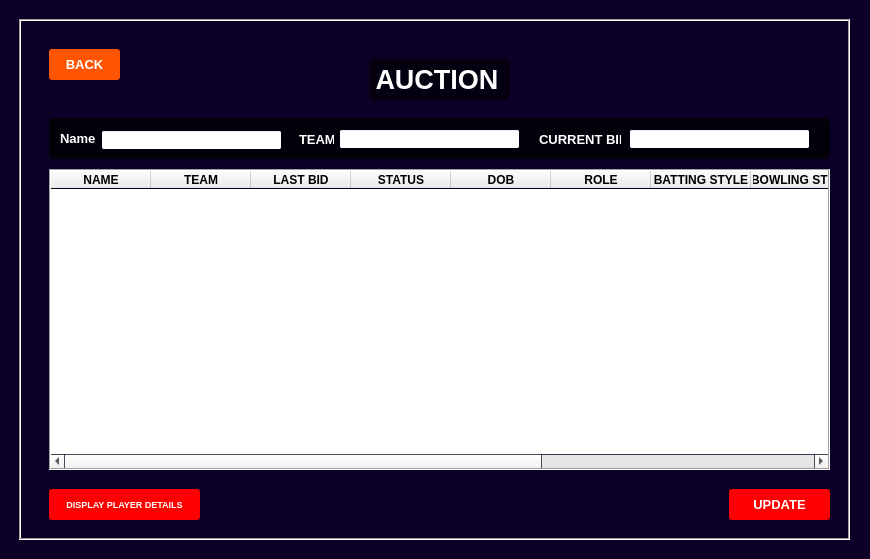
<?xml version="1.0" encoding="UTF-8"?>
<ui version="4.0">
 <class>MainWindow_playersA</class>
 <widget class="QMainWindow" name="MainWindow_playersA">
  <property name="geometry">
   <rect>
    <x>0</x>
    <y>0</y>
    <width>870</width>
    <height>559</height>
   </rect>
  </property>
  <property name="palette">
   <palette>
    <active>
     <colorrole role="Base">
      <brush brushstyle="SolidPattern">
       <color alpha="255">
        <red>255</red>
        <green>255</green>
        <blue>255</blue>
       </color>
      </brush>
     </colorrole>
     <colorrole role="Window">
      <brush brushstyle="SolidPattern">
       <color alpha="255">
        <red>12</red>
        <green>0</green>
        <blue>38</blue>
       </color>
      </brush>
     </colorrole>
    </active>
    <inactive>
     <colorrole role="Base">
      <brush brushstyle="SolidPattern">
       <color alpha="255">
        <red>255</red>
        <green>255</green>
        <blue>255</blue>
       </color>
      </brush>
     </colorrole>
     <colorrole role="Window">
      <brush brushstyle="SolidPattern">
       <color alpha="255">
        <red>12</red>
        <green>0</green>
        <blue>38</blue>
       </color>
      </brush>
     </colorrole>
    </inactive>
    <disabled>
     <colorrole role="Base">
      <brush brushstyle="SolidPattern">
       <color alpha="255">
        <red>12</red>
        <green>0</green>
        <blue>38</blue>
       </color>
      </brush>
     </colorrole>
     <colorrole role="Window">
      <brush brushstyle="SolidPattern">
       <color alpha="255">
        <red>12</red>
        <green>0</green>
        <blue>38</blue>
       </color>
      </brush>
     </colorrole>
    </disabled>
   </palette>
  </property>
  <property name="windowTitle">
   <string>MainWindow</string>
  </property>
  <widget class="QWidget" name="centralwidget">
   <widget class="QFrame" name="frame">
    <property name="geometry">
     <rect>
      <x>19</x>
      <y>19</y>
      <width>831</width>
      <height>521</height>
     </rect>
    </property>
    <property name="styleSheet">
     <string notr="true"/>
    </property>
    <property name="frameShape">
     <enum>QFrame::Box</enum>
    </property>
    <property name="frameShadow">
     <enum>QFrame::Sunken</enum>
    </property>
    <widget class="QPushButton" name="pushButton_back">
     <property name="geometry">
      <rect>
       <x>30</x>
       <y>30</y>
       <width>71</width>
       <height>31</height>
      </rect>
     </property>
     <property name="palette">
      <palette>
       <active>
        <colorrole role="WindowText">
         <brush brushstyle="SolidPattern">
          <color alpha="255">
           <red>255</red>
           <green>255</green>
           <blue>255</blue>
          </color>
         </brush>
        </colorrole>
        <colorrole role="Button">
         <brush brushstyle="SolidPattern">
          <color alpha="255">
           <red>255</red>
           <green>85</green>
           <blue>0</blue>
          </color>
         </brush>
        </colorrole>
        <colorrole role="Text">
         <brush brushstyle="SolidPattern">
          <color alpha="255">
           <red>255</red>
           <green>255</green>
           <blue>255</blue>
          </color>
         </brush>
        </colorrole>
        <colorrole role="ButtonText">
         <brush brushstyle="SolidPattern">
          <color alpha="255">
           <red>255</red>
           <green>255</green>
           <blue>255</blue>
          </color>
         </brush>
        </colorrole>
        <colorrole role="Base">
         <brush brushstyle="SolidPattern">
          <color alpha="255">
           <red>255</red>
           <green>85</green>
           <blue>0</blue>
          </color>
         </brush>
        </colorrole>
        <colorrole role="Window">
         <brush brushstyle="SolidPattern">
          <color alpha="255">
           <red>255</red>
           <green>85</green>
           <blue>0</blue>
          </color>
         </brush>
        </colorrole>
       </active>
       <inactive>
        <colorrole role="WindowText">
         <brush brushstyle="SolidPattern">
          <color alpha="255">
           <red>255</red>
           <green>255</green>
           <blue>255</blue>
          </color>
         </brush>
        </colorrole>
        <colorrole role="Button">
         <brush brushstyle="SolidPattern">
          <color alpha="255">
           <red>255</red>
           <green>85</green>
           <blue>0</blue>
          </color>
         </brush>
        </colorrole>
        <colorrole role="Text">
         <brush brushstyle="SolidPattern">
          <color alpha="255">
           <red>255</red>
           <green>255</green>
           <blue>255</blue>
          </color>
         </brush>
        </colorrole>
        <colorrole role="ButtonText">
         <brush brushstyle="SolidPattern">
          <color alpha="255">
           <red>255</red>
           <green>255</green>
           <blue>255</blue>
          </color>
         </brush>
        </colorrole>
        <colorrole role="Base">
         <brush brushstyle="SolidPattern">
          <color alpha="255">
           <red>255</red>
           <green>85</green>
           <blue>0</blue>
          </color>
         </brush>
        </colorrole>
        <colorrole role="Window">
         <brush brushstyle="SolidPattern">
          <color alpha="255">
           <red>255</red>
           <green>85</green>
           <blue>0</blue>
          </color>
         </brush>
        </colorrole>
       </inactive>
       <disabled>
        <colorrole role="WindowText">
         <brush brushstyle="SolidPattern">
          <color alpha="255">
           <red>255</red>
           <green>255</green>
           <blue>255</blue>
          </color>
         </brush>
        </colorrole>
        <colorrole role="Button">
         <brush brushstyle="SolidPattern">
          <color alpha="255">
           <red>255</red>
           <green>85</green>
           <blue>0</blue>
          </color>
         </brush>
        </colorrole>
        <colorrole role="Text">
         <brush brushstyle="SolidPattern">
          <color alpha="255">
           <red>255</red>
           <green>255</green>
           <blue>255</blue>
          </color>
         </brush>
        </colorrole>
        <colorrole role="ButtonText">
         <brush brushstyle="SolidPattern">
          <color alpha="255">
           <red>255</red>
           <green>255</green>
           <blue>255</blue>
          </color>
         </brush>
        </colorrole>
        <colorrole role="Base">
         <brush brushstyle="SolidPattern">
          <color alpha="255">
           <red>255</red>
           <green>85</green>
           <blue>0</blue>
          </color>
         </brush>
        </colorrole>
        <colorrole role="Window">
         <brush brushstyle="SolidPattern">
          <color alpha="255">
           <red>255</red>
           <green>85</green>
           <blue>0</blue>
          </color>
         </brush>
        </colorrole>
       </disabled>
      </palette>
     </property>
     <property name="font">
      <font>
       <pointsize>10</pointsize>
       <weight>75</weight>
       <bold>true</bold>
      </font>
     </property>
     <property name="autoFillBackground">
      <bool>false</bool>
     </property>
     <property name="styleSheet">
      <string notr="true">QPushButton{
  border-style: outset;	
  color: rgb(255, 255, 255);
  text-shadow: 2px 2px 2px red;
 background-color: rgb(255, 85, 0);
  border-radius: 3px;
}</string>
     </property>
     <property name="text">
      <string>BACK</string>
     </property>
    </widget>
    <widget class="QLabel" name="label_16">
     <property name="geometry">
      <rect>
       <x>350</x>
       <y>40</y>
       <width>141</width>
       <height>41</height>
      </rect>
     </property>
     <property name="palette">
      <palette>
       <active>
        <colorrole role="WindowText">
         <brush brushstyle="SolidPattern">
          <color alpha="255">
           <red>255</red>
           <green>255</green>
           <blue>255</blue>
          </color>
         </brush>
        </colorrole>
        <colorrole role="Button">
         <brush brushstyle="SolidPattern">
          <color alpha="153">
           <red>0</red>
           <green>0</green>
           <blue>0</blue>
          </color>
         </brush>
        </colorrole>
        <colorrole role="Base">
         <brush brushstyle="SolidPattern">
          <color alpha="153">
           <red>0</red>
           <green>0</green>
           <blue>0</blue>
          </color>
         </brush>
        </colorrole>
        <colorrole role="Window">
         <brush brushstyle="SolidPattern">
          <color alpha="153">
           <red>0</red>
           <green>0</green>
           <blue>0</blue>
          </color>
         </brush>
        </colorrole>
       </active>
       <inactive>
        <colorrole role="WindowText">
         <brush brushstyle="SolidPattern">
          <color alpha="255">
           <red>255</red>
           <green>255</green>
           <blue>255</blue>
          </color>
         </brush>
        </colorrole>
        <colorrole role="Button">
         <brush brushstyle="SolidPattern">
          <color alpha="153">
           <red>0</red>
           <green>0</green>
           <blue>0</blue>
          </color>
         </brush>
        </colorrole>
        <colorrole role="Base">
         <brush brushstyle="SolidPattern">
          <color alpha="153">
           <red>0</red>
           <green>0</green>
           <blue>0</blue>
          </color>
         </brush>
        </colorrole>
        <colorrole role="Window">
         <brush brushstyle="SolidPattern">
          <color alpha="153">
           <red>0</red>
           <green>0</green>
           <blue>0</blue>
          </color>
         </brush>
        </colorrole>
       </inactive>
       <disabled>
        <colorrole role="WindowText">
         <brush brushstyle="SolidPattern">
          <color alpha="255">
           <red>120</red>
           <green>120</green>
           <blue>120</blue>
          </color>
         </brush>
        </colorrole>
        <colorrole role="Button">
         <brush brushstyle="SolidPattern">
          <color alpha="153">
           <red>0</red>
           <green>0</green>
           <blue>0</blue>
          </color>
         </brush>
        </colorrole>
        <colorrole role="Base">
         <brush brushstyle="SolidPattern">
          <color alpha="153">
           <red>0</red>
           <green>0</green>
           <blue>0</blue>
          </color>
         </brush>
        </colorrole>
        <colorrole role="Window">
         <brush brushstyle="SolidPattern">
          <color alpha="153">
           <red>0</red>
           <green>0</green>
           <blue>0</blue>
          </color>
         </brush>
        </colorrole>
       </disabled>
      </palette>
     </property>
     <property name="font">
      <font>
       <pointsize>20</pointsize>
       <weight>75</weight>
       <bold>true</bold>
       <underline>false</underline>
       <strikeout>false</strikeout>
       <kerning>true</kerning>
      </font>
     </property>
     <property name="styleSheet">
      <string notr="true">background-color: rgba(0, 0, 0, 0.6);
border-radius:5px;</string>
     </property>
     <property name="text">
      <string> AUCTION</string>
     </property>
    </widget>
    <widget class="QTableWidget" name="tableWidget_players">
     <property name="geometry">
      <rect>
       <x>30</x>
       <y>150</y>
       <width>781</width>
       <height>301</height>
      </rect>
     </property>
     <property name="sizePolicy">
      <sizepolicy hsizetype="Expanding" vsizetype="Expanding">
       <horstretch>0</horstretch>
       <verstretch>0</verstretch>
      </sizepolicy>
     </property>
     <property name="font">
      <font>
       <weight>75</weight>
       <bold>true</bold>
      </font>
     </property>
     <property name="autoFillBackground">
      <bool>false</bool>
     </property>
     <property name="frameShape">
      <enum>QFrame::Box</enum>
     </property>
     <property name="editTriggers">
      <set>QAbstractItemView::NoEditTriggers</set>
     </property>
     <property name="dragEnabled">
      <bool>true</bool>
     </property>
     <property name="dragDropMode">
      <enum>QAbstractItemView::NoDragDrop</enum>
     </property>
     <property name="alternatingRowColors">
      <bool>true</bool>
     </property>
     <property name="selectionMode">
      <enum>QAbstractItemView::SingleSelection</enum>
     </property>
     <property name="selectionBehavior">
      <enum>QAbstractItemView::SelectRows</enum>
     </property>
     <property name="iconSize">
      <size>
       <width>0</width>
       <height>0</height>
      </size>
     </property>
     <property name="showGrid">
      <bool>false</bool>
     </property>
     <property name="gridStyle">
      <enum>Qt::SolidLine</enum>
     </property>
     <property name="sortingEnabled">
      <bool>false</bool>
     </property>
     <column>
      <property name="text">
       <string>NAME</string>
      </property>
     </column>
     <column>
      <property name="text">
       <string>TEAM</string>
      </property>
     </column>
     <column>
      <property name="text">
       <string>LAST BID</string>
      </property>
     </column>
     <column>
      <property name="text">
       <string>STATUS</string>
      </property>
     </column>
     <column>
      <property name="text">
       <string>DOB</string>
      </property>
     </column>
     <column>
      <property name="text">
       <string>ROLE</string>
      </property>
     </column>
     <column>
      <property name="text">
       <string>BATTING STYLE</string>
      </property>
     </column>
     <column>
      <property name="text">
       <string>BOWLING STYLE</string>
      </property>
     </column>
     <column>
      <property name="text">
       <string>MATCHES</string>
      </property>
     </column>
     <column>
      <property name="text">
       <string>RUNS</string>
      </property>
     </column>
     <column>
      <property name="text">
       <string>WICKETS</string>
      </property>
     </column>
    </widget>
    <widget class="QPushButton" name="pushButton_update">
     <property name="geometry">
      <rect>
       <x>710</x>
       <y>470</y>
       <width>101</width>
       <height>31</height>
      </rect>
     </property>
     <property name="palette">
      <palette>
       <active>
        <colorrole role="WindowText">
         <brush brushstyle="SolidPattern">
          <color alpha="255">
           <red>255</red>
           <green>255</green>
           <blue>255</blue>
          </color>
         </brush>
        </colorrole>
        <colorrole role="Button">
         <brush brushstyle="SolidPattern">
          <color alpha="255">
           <red>255</red>
           <green>0</green>
           <blue>0</blue>
          </color>
         </brush>
        </colorrole>
        <colorrole role="Text">
         <brush brushstyle="SolidPattern">
          <color alpha="255">
           <red>255</red>
           <green>255</green>
           <blue>255</blue>
          </color>
         </brush>
        </colorrole>
        <colorrole role="ButtonText">
         <brush brushstyle="SolidPattern">
          <color alpha="255">
           <red>255</red>
           <green>255</green>
           <blue>255</blue>
          </color>
         </brush>
        </colorrole>
        <colorrole role="Base">
         <brush brushstyle="SolidPattern">
          <color alpha="255">
           <red>255</red>
           <green>0</green>
           <blue>0</blue>
          </color>
         </brush>
        </colorrole>
        <colorrole role="Window">
         <brush brushstyle="SolidPattern">
          <color alpha="255">
           <red>255</red>
           <green>0</green>
           <blue>0</blue>
          </color>
         </brush>
        </colorrole>
       </active>
       <inactive>
        <colorrole role="WindowText">
         <brush brushstyle="SolidPattern">
          <color alpha="255">
           <red>255</red>
           <green>255</green>
           <blue>255</blue>
          </color>
         </brush>
        </colorrole>
        <colorrole role="Button">
         <brush brushstyle="SolidPattern">
          <color alpha="255">
           <red>255</red>
           <green>0</green>
           <blue>0</blue>
          </color>
         </brush>
        </colorrole>
        <colorrole role="Text">
         <brush brushstyle="SolidPattern">
          <color alpha="255">
           <red>255</red>
           <green>255</green>
           <blue>255</blue>
          </color>
         </brush>
        </colorrole>
        <colorrole role="ButtonText">
         <brush brushstyle="SolidPattern">
          <color alpha="255">
           <red>255</red>
           <green>255</green>
           <blue>255</blue>
          </color>
         </brush>
        </colorrole>
        <colorrole role="Base">
         <brush brushstyle="SolidPattern">
          <color alpha="255">
           <red>255</red>
           <green>0</green>
           <blue>0</blue>
          </color>
         </brush>
        </colorrole>
        <colorrole role="Window">
         <brush brushstyle="SolidPattern">
          <color alpha="255">
           <red>255</red>
           <green>0</green>
           <blue>0</blue>
          </color>
         </brush>
        </colorrole>
       </inactive>
       <disabled>
        <colorrole role="WindowText">
         <brush brushstyle="SolidPattern">
          <color alpha="255">
           <red>255</red>
           <green>255</green>
           <blue>255</blue>
          </color>
         </brush>
        </colorrole>
        <colorrole role="Button">
         <brush brushstyle="SolidPattern">
          <color alpha="255">
           <red>255</red>
           <green>0</green>
           <blue>0</blue>
          </color>
         </brush>
        </colorrole>
        <colorrole role="Text">
         <brush brushstyle="SolidPattern">
          <color alpha="255">
           <red>255</red>
           <green>255</green>
           <blue>255</blue>
          </color>
         </brush>
        </colorrole>
        <colorrole role="ButtonText">
         <brush brushstyle="SolidPattern">
          <color alpha="255">
           <red>255</red>
           <green>255</green>
           <blue>255</blue>
          </color>
         </brush>
        </colorrole>
        <colorrole role="Base">
         <brush brushstyle="SolidPattern">
          <color alpha="255">
           <red>255</red>
           <green>0</green>
           <blue>0</blue>
          </color>
         </brush>
        </colorrole>
        <colorrole role="Window">
         <brush brushstyle="SolidPattern">
          <color alpha="255">
           <red>255</red>
           <green>0</green>
           <blue>0</blue>
          </color>
         </brush>
        </colorrole>
       </disabled>
      </palette>
     </property>
     <property name="font">
      <font>
       <pointsize>10</pointsize>
       <weight>75</weight>
       <bold>true</bold>
      </font>
     </property>
     <property name="autoFillBackground">
      <bool>false</bool>
     </property>
     <property name="styleSheet">
      <string notr="true">QPushButton{
  border-style: outset;	
  color: rgb(255, 255, 255);
  text-shadow: 2px 2px 2px red;
  background-color: rgb(255, 0, 0);
  border-radius: 3px;
}</string>
     </property>
     <property name="text">
      <string>UPDATE</string>
     </property>
    </widget>
    <widget class="QLabel" name="label_2">
     <property name="geometry">
      <rect>
       <x>520</x>
       <y>110</y>
       <width>82</width>
       <height>21</height>
      </rect>
     </property>
     <property name="palette">
      <palette>
       <active>
        <colorrole role="WindowText">
         <brush brushstyle="SolidPattern">
          <color alpha="255">
           <red>255</red>
           <green>255</green>
           <blue>255</blue>
          </color>
         </brush>
        </colorrole>
       </active>
       <inactive>
        <colorrole role="WindowText">
         <brush brushstyle="SolidPattern">
          <color alpha="255">
           <red>255</red>
           <green>255</green>
           <blue>255</blue>
          </color>
         </brush>
        </colorrole>
       </inactive>
       <disabled>
        <colorrole role="WindowText">
         <brush brushstyle="SolidPattern">
          <color alpha="255">
           <red>120</red>
           <green>120</green>
           <blue>120</blue>
          </color>
         </brush>
        </colorrole>
       </disabled>
      </palette>
     </property>
     <property name="font">
      <font>
       <pointsize>10</pointsize>
       <weight>75</weight>
       <bold>true</bold>
      </font>
     </property>
     <property name="text">
      <string>CURRENT BID</string>
     </property>
    </widget>
    <widget class="QLineEdit" name="lineEdit_team">
     <property name="geometry">
      <rect>
       <x>320</x>
       <y>110</y>
       <width>181</width>
       <height>20</height>
      </rect>
     </property>
     <property name="font">
      <font>
       <pointsize>12</pointsize>
      </font>
     </property>
     <property name="readOnly">
      <bool>true</bool>
     </property>
    </widget>
    <widget class="QLabel" name="label_4">
     <property name="geometry">
      <rect>
       <x>280</x>
       <y>110</y>
       <width>35</width>
       <height>21</height>
      </rect>
     </property>
     <property name="palette">
      <palette>
       <active>
        <colorrole role="WindowText">
         <brush brushstyle="SolidPattern">
          <color alpha="255">
           <red>255</red>
           <green>255</green>
           <blue>255</blue>
          </color>
         </brush>
        </colorrole>
       </active>
       <inactive>
        <colorrole role="WindowText">
         <brush brushstyle="SolidPattern">
          <color alpha="255">
           <red>255</red>
           <green>255</green>
           <blue>255</blue>
          </color>
         </brush>
        </colorrole>
       </inactive>
       <disabled>
        <colorrole role="WindowText">
         <brush brushstyle="SolidPattern">
          <color alpha="255">
           <red>120</red>
           <green>120</green>
           <blue>120</blue>
          </color>
         </brush>
        </colorrole>
       </disabled>
      </palette>
     </property>
     <property name="font">
      <font>
       <pointsize>10</pointsize>
       <weight>75</weight>
       <bold>true</bold>
      </font>
     </property>
     <property name="text">
      <string>TEAM</string>
     </property>
    </widget>
    <widget class="QLineEdit" name="lineEdit_cbid">
     <property name="geometry">
      <rect>
       <x>610</x>
       <y>110</y>
       <width>181</width>
       <height>20</height>
      </rect>
     </property>
     <property name="font">
      <font>
       <pointsize>12</pointsize>
      </font>
     </property>
     <property name="readOnly">
      <bool>true</bool>
     </property>
    </widget>
    <widget class="QLabel" name="label_5">
     <property name="geometry">
      <rect>
       <x>10</x>
       <y>10</y>
       <width>811</width>
       <height>501</height>
      </rect>
     </property>
     <property name="text">
      <string/>
     </property>
     <property name="pixmap">
      <pixmap>images/ux-design-studio-by-thence-designing-for-outcomes-not-outputs-3943.jpg</pixmap>
     </property>
    </widget>
    <widget class="QPushButton" name="pushButton_dpd">
     <property name="geometry">
      <rect>
       <x>30</x>
       <y>470</y>
       <width>151</width>
       <height>31</height>
      </rect>
     </property>
     <property name="palette">
      <palette>
       <active>
        <colorrole role="WindowText">
         <brush brushstyle="SolidPattern">
          <color alpha="255">
           <red>255</red>
           <green>255</green>
           <blue>255</blue>
          </color>
         </brush>
        </colorrole>
        <colorrole role="Button">
         <brush brushstyle="SolidPattern">
          <color alpha="255">
           <red>255</red>
           <green>0</green>
           <blue>0</blue>
          </color>
         </brush>
        </colorrole>
        <colorrole role="Text">
         <brush brushstyle="SolidPattern">
          <color alpha="255">
           <red>255</red>
           <green>255</green>
           <blue>255</blue>
          </color>
         </brush>
        </colorrole>
        <colorrole role="ButtonText">
         <brush brushstyle="SolidPattern">
          <color alpha="255">
           <red>255</red>
           <green>255</green>
           <blue>255</blue>
          </color>
         </brush>
        </colorrole>
        <colorrole role="Base">
         <brush brushstyle="SolidPattern">
          <color alpha="255">
           <red>255</red>
           <green>0</green>
           <blue>0</blue>
          </color>
         </brush>
        </colorrole>
        <colorrole role="Window">
         <brush brushstyle="SolidPattern">
          <color alpha="255">
           <red>255</red>
           <green>0</green>
           <blue>0</blue>
          </color>
         </brush>
        </colorrole>
       </active>
       <inactive>
        <colorrole role="WindowText">
         <brush brushstyle="SolidPattern">
          <color alpha="255">
           <red>255</red>
           <green>255</green>
           <blue>255</blue>
          </color>
         </brush>
        </colorrole>
        <colorrole role="Button">
         <brush brushstyle="SolidPattern">
          <color alpha="255">
           <red>255</red>
           <green>0</green>
           <blue>0</blue>
          </color>
         </brush>
        </colorrole>
        <colorrole role="Text">
         <brush brushstyle="SolidPattern">
          <color alpha="255">
           <red>255</red>
           <green>255</green>
           <blue>255</blue>
          </color>
         </brush>
        </colorrole>
        <colorrole role="ButtonText">
         <brush brushstyle="SolidPattern">
          <color alpha="255">
           <red>255</red>
           <green>255</green>
           <blue>255</blue>
          </color>
         </brush>
        </colorrole>
        <colorrole role="Base">
         <brush brushstyle="SolidPattern">
          <color alpha="255">
           <red>255</red>
           <green>0</green>
           <blue>0</blue>
          </color>
         </brush>
        </colorrole>
        <colorrole role="Window">
         <brush brushstyle="SolidPattern">
          <color alpha="255">
           <red>255</red>
           <green>0</green>
           <blue>0</blue>
          </color>
         </brush>
        </colorrole>
       </inactive>
       <disabled>
        <colorrole role="WindowText">
         <brush brushstyle="SolidPattern">
          <color alpha="255">
           <red>255</red>
           <green>255</green>
           <blue>255</blue>
          </color>
         </brush>
        </colorrole>
        <colorrole role="Button">
         <brush brushstyle="SolidPattern">
          <color alpha="255">
           <red>255</red>
           <green>0</green>
           <blue>0</blue>
          </color>
         </brush>
        </colorrole>
        <colorrole role="Text">
         <brush brushstyle="SolidPattern">
          <color alpha="255">
           <red>255</red>
           <green>255</green>
           <blue>255</blue>
          </color>
         </brush>
        </colorrole>
        <colorrole role="ButtonText">
         <brush brushstyle="SolidPattern">
          <color alpha="255">
           <red>255</red>
           <green>255</green>
           <blue>255</blue>
          </color>
         </brush>
        </colorrole>
        <colorrole role="Base">
         <brush brushstyle="SolidPattern">
          <color alpha="255">
           <red>255</red>
           <green>0</green>
           <blue>0</blue>
          </color>
         </brush>
        </colorrole>
        <colorrole role="Window">
         <brush brushstyle="SolidPattern">
          <color alpha="255">
           <red>255</red>
           <green>0</green>
           <blue>0</blue>
          </color>
         </brush>
        </colorrole>
       </disabled>
      </palette>
     </property>
     <property name="font">
      <font>
       <pointsize>7</pointsize>
       <weight>75</weight>
       <bold>true</bold>
      </font>
     </property>
     <property name="autoFillBackground">
      <bool>false</bool>
     </property>
     <property name="styleSheet">
      <string notr="true">QPushButton{
  border-style: outset;	
  color: rgb(255, 255, 255);
  text-shadow: 2px 2px 2px red;
  background-color: rgb(255, 0, 0);
  border-radius: 3px;
}</string>
     </property>
     <property name="text">
      <string>DISPLAY PLAYER DETAILS</string>
     </property>
    </widget>
    <widget class="QLabel" name="label_6">
     <property name="geometry">
      <rect>
       <x>41</x>
       <y>111</y>
       <width>35</width>
       <height>16</height>
      </rect>
     </property>
     <property name="palette">
      <palette>
       <active>
        <colorrole role="WindowText">
         <brush brushstyle="SolidPattern">
          <color alpha="255">
           <red>255</red>
           <green>255</green>
           <blue>255</blue>
          </color>
         </brush>
        </colorrole>
       </active>
       <inactive>
        <colorrole role="WindowText">
         <brush brushstyle="SolidPattern">
          <color alpha="255">
           <red>255</red>
           <green>255</green>
           <blue>255</blue>
          </color>
         </brush>
        </colorrole>
       </inactive>
       <disabled>
        <colorrole role="WindowText">
         <brush brushstyle="SolidPattern">
          <color alpha="255">
           <red>120</red>
           <green>120</green>
           <blue>120</blue>
          </color>
         </brush>
        </colorrole>
       </disabled>
      </palette>
     </property>
     <property name="font">
      <font>
       <pointsize>10</pointsize>
       <weight>75</weight>
       <bold>true</bold>
      </font>
     </property>
     <property name="text">
      <string>Name</string>
     </property>
    </widget>
    <widget class="QLineEdit" name="lineEdit_pname">
     <property name="geometry">
      <rect>
       <x>82</x>
       <y>111</y>
       <width>181</width>
       <height>20</height>
      </rect>
     </property>
     <property name="font">
      <font>
       <pointsize>12</pointsize>
      </font>
     </property>
     <property name="readOnly">
      <bool>true</bool>
     </property>
    </widget>
    <widget class="QFrame" name="frame_2">
     <property name="geometry">
      <rect>
       <x>30</x>
       <y>99</y>
       <width>781</width>
       <height>41</height>
      </rect>
     </property>
     <property name="styleSheet">
      <string notr="true">background-color: rgba(0, 0, 0, 0.8);
border-radius: 5px;</string>
     </property>
     <property name="frameShape">
      <enum>QFrame::StyledPanel</enum>
     </property>
     <property name="frameShadow">
      <enum>QFrame::Raised</enum>
     </property>
    </widget>
    <zorder>label_5</zorder>
    <zorder>frame_2</zorder>
    <zorder>pushButton_back</zorder>
    <zorder>label_16</zorder>
    <zorder>tableWidget_players</zorder>
    <zorder>pushButton_update</zorder>
    <zorder>label_2</zorder>
    <zorder>lineEdit_team</zorder>
    <zorder>label_4</zorder>
    <zorder>lineEdit_cbid</zorder>
    <zorder>pushButton_dpd</zorder>
    <zorder>label_6</zorder>
    <zorder>lineEdit_pname</zorder>
   </widget>
   <widget class="QLabel" name="label_3">
    <property name="geometry">
     <rect>
      <x>0</x>
      <y>-10</y>
      <width>870</width>
      <height>571</height>
     </rect>
    </property>
    <property name="text">
     <string/>
    </property>
    <property name="pixmap">
     <pixmap>images/0c0026.png</pixmap>
    </property>
    <property name="scaledContents">
     <bool>true</bool>
    </property>
   </widget>
   <zorder>label_3</zorder>
   <zorder>frame</zorder>
  </widget>
 </widget>
 <resources/>
 <connections/>
</ui>
